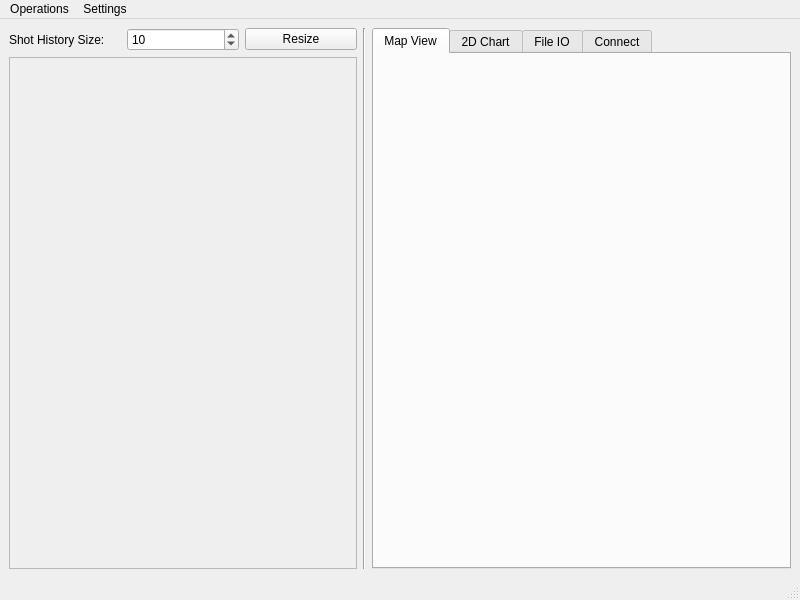
<?xml version="1.0" encoding="UTF-8"?>
<ui version="4.0">
 <class>MainWindow</class>
 <widget class="QMainWindow" name="MainWindow">
  <property name="geometry">
   <rect>
    <x>0</x>
    <y>0</y>
    <width>800</width>
    <height>600</height>
   </rect>
  </property>
  <property name="windowTitle">
   <string>MainWindow</string>
  </property>
  <widget class="QWidget" name="centralwidget">
   <layout class="QGridLayout" name="gridLayout">
    <item row="0" column="1">
     <layout class="QHBoxLayout" name="horizontalLayout">
      <item>
       <layout class="QVBoxLayout" name="shotHistoryLayout">
        <item>
         <layout class="QHBoxLayout" name="horizontalLayout_3">
          <item>
           <widget class="QLabel" name="label">
            <property name="text">
             <string>Shot History Size: </string>
            </property>
           </widget>
          </item>
          <item>
           <widget class="QSpinBox" name="spinBox">
            <property name="minimum">
             <number>1</number>
            </property>
            <property name="value">
             <number>10</number>
            </property>
           </widget>
          </item>
          <item>
           <widget class="QPushButton" name="resizeButton">
            <property name="text">
             <string>Resize</string>
            </property>
           </widget>
          </item>
         </layout>
        </item>
        <item>
         <widget class="QScrollArea" name="scrollArea">
          <property name="widgetResizable">
           <bool>true</bool>
          </property>
          <widget class="QWidget" name="scrollAreaWidgetContents_2">
           <property name="geometry">
            <rect>
             <x>0</x>
             <y>0</y>
             <width>360</width>
             <height>502</height>
            </rect>
           </property>
           <layout class="QGridLayout" name="gridLayout_3">
            <item row="0" column="0">
             <layout class="QVBoxLayout" name="verticalLayout">
              <item>
               <spacer name="verticalSpacer">
                <property name="orientation">
                 <enum>Qt::Vertical</enum>
                </property>
                <property name="sizeHint" stdset="0">
                 <size>
                  <width>20</width>
                  <height>40</height>
                 </size>
                </property>
               </spacer>
              </item>
             </layout>
            </item>
           </layout>
          </widget>
         </widget>
        </item>
       </layout>
      </item>
      <item>
       <widget class="Line" name="line">
        <property name="lineWidth">
         <number>1</number>
        </property>
        <property name="orientation">
         <enum>Qt::Vertical</enum>
        </property>
       </widget>
      </item>
      <item>
       <widget class="QTabWidget" name="tabWidget">
        <property name="cursor">
         <cursorShape>ArrowCursor</cursorShape>
        </property>
        <property name="currentIndex">
         <number>0</number>
        </property>
        <widget class="QWidget" name="tab">
         <attribute name="title">
          <string>Map View</string>
         </attribute>
         <layout class="QGridLayout" name="gridLayout_2">
          <item row="0" column="0">
           <widget class="QLabel" name="MapImage">
            <property name="text">
             <string/>
            </property>
            <property name="alignment">
             <set>Qt::AlignCenter</set>
            </property>
           </widget>
          </item>
         </layout>
        </widget>
        <widget class="QWidget" name="tab_2">
         <attribute name="title">
          <string>2D Chart</string>
         </attribute>
         <layout class="QGridLayout" name="gridLayout_6">
          <item row="0" column="0">
           <widget class="QScrollArea" name="scrollArea_2">
            <property name="widgetResizable">
             <bool>true</bool>
            </property>
            <widget class="QWidget" name="scrollAreaWidgetContents">
             <property name="geometry">
              <rect>
               <x>0</x>
               <y>0</y>
               <width>377</width>
               <height>490</height>
              </rect>
             </property>
             <layout class="QGridLayout" name="gridLayout_7">
              <item row="0" column="0">
               <layout class="QGridLayout" name="gridLayout_5"/>
              </item>
             </layout>
            </widget>
           </widget>
          </item>
         </layout>
        </widget>
        <widget class="QWidget" name="tab_3">
         <attribute name="title">
          <string>File IO</string>
         </attribute>
         <layout class="QVBoxLayout" name="verticalLayout_3">
          <item>
           <spacer name="verticalSpacer_2">
            <property name="orientation">
             <enum>Qt::Vertical</enum>
            </property>
            <property name="sizeHint" stdset="0">
             <size>
              <width>20</width>
              <height>195</height>
             </size>
            </property>
           </spacer>
          </item>
          <item>
           <layout class="QHBoxLayout" name="horizontalLayout_7">
            <item>
             <spacer name="horizontalSpacer_3">
              <property name="orientation">
               <enum>Qt::Horizontal</enum>
              </property>
              <property name="sizeHint" stdset="0">
               <size>
                <width>40</width>
                <height>20</height>
               </size>
              </property>
             </spacer>
            </item>
            <item>
             <widget class="QPushButton" name="importButton">
              <property name="text">
               <string>Import File</string>
              </property>
             </widget>
            </item>
            <item>
             <spacer name="horizontalSpacer_4">
              <property name="orientation">
               <enum>Qt::Horizontal</enum>
              </property>
              <property name="sizeHint" stdset="0">
               <size>
                <width>40</width>
                <height>20</height>
               </size>
              </property>
             </spacer>
            </item>
           </layout>
          </item>
          <item>
           <spacer name="verticalSpacer_4">
            <property name="orientation">
             <enum>Qt::Vertical</enum>
            </property>
            <property name="sizeHint" stdset="0">
             <size>
              <width>20</width>
              <height>40</height>
             </size>
            </property>
           </spacer>
          </item>
          <item>
           <layout class="QHBoxLayout" name="horizontalLayout_6">
            <item>
             <spacer name="horizontalSpacer_2">
              <property name="orientation">
               <enum>Qt::Horizontal</enum>
              </property>
              <property name="sizeHint" stdset="0">
               <size>
                <width>40</width>
                <height>20</height>
               </size>
              </property>
             </spacer>
            </item>
            <item>
             <layout class="QVBoxLayout" name="verticalLayout_2">
              <item>
               <layout class="QHBoxLayout" name="horizontalLayout_4">
                <item>
                 <widget class="QLabel" name="label_2">
                  <property name="text">
                   <string>Save File Name:</string>
                  </property>
                 </widget>
                </item>
                <item>
                 <widget class="QLineEdit" name="lineEdit_2"/>
                </item>
                <item>
                 <widget class="QLabel" name="label_4">
                  <property name="text">
                   <string>Or</string>
                  </property>
                 </widget>
                </item>
                <item>
                 <widget class="QPushButton" name="appendButton">
                  <property name="text">
                   <string>Append To File</string>
                  </property>
                 </widget>
                </item>
               </layout>
              </item>
              <item>
               <layout class="QHBoxLayout" name="horizontalLayout_5">
                <item>
                 <widget class="QCheckBox" name="checkBox_2">
                  <property name="text">
                   <string>Save Queue</string>
                  </property>
                 </widget>
                </item>
                <item>
                 <widget class="QCheckBox" name="checkBox">
                  <property name="text">
                   <string>Save Input Stream</string>
                  </property>
                 </widget>
                </item>
                <item>
                 <widget class="QCheckBox" name="checkBox_3">
                  <property name="text">
                   <string>Both</string>
                  </property>
                 </widget>
                </item>
               </layout>
              </item>
              <item>
               <widget class="QPushButton" name="pushButton">
                <property name="text">
                 <string>Activate Save</string>
                </property>
               </widget>
              </item>
             </layout>
            </item>
            <item>
             <spacer name="horizontalSpacer">
              <property name="orientation">
               <enum>Qt::Horizontal</enum>
              </property>
              <property name="sizeHint" stdset="0">
               <size>
                <width>40</width>
                <height>20</height>
               </size>
              </property>
             </spacer>
            </item>
           </layout>
          </item>
          <item>
           <spacer name="verticalSpacer_3">
            <property name="orientation">
             <enum>Qt::Vertical</enum>
            </property>
            <property name="sizeHint" stdset="0">
             <size>
              <width>20</width>
              <height>195</height>
             </size>
            </property>
           </spacer>
          </item>
         </layout>
        </widget>
        <widget class="QWidget" name="tab_4">
         <attribute name="title">
          <string>Connect</string>
         </attribute>
         <layout class="QVBoxLayout" name="verticalLayout_4">
          <item>
           <layout class="QHBoxLayout" name="horizontalLayout_2">
            <item>
             <widget class="QPushButton" name="pushButton_2">
              <property name="text">
               <string>Connect</string>
              </property>
             </widget>
            </item>
            <item>
             <widget class="QLabel" name="label_3">
              <property name="text">
               <string>Discord Token:</string>
              </property>
             </widget>
            </item>
            <item>
             <widget class="QLineEdit" name="lineEdit_3">
              <property name="text">
               <string/>
              </property>
              <property name="echoMode">
               <enum>QLineEdit::Password</enum>
              </property>
             </widget>
            </item>
           </layout>
          </item>
          <item>
           <widget class="QTextEdit" name="textEdit">
            <property name="readOnly">
             <bool>true</bool>
            </property>
           </widget>
          </item>
         </layout>
        </widget>
       </widget>
      </item>
     </layout>
    </item>
   </layout>
  </widget>
  <widget class="QMenuBar" name="menubar">
   <property name="geometry">
    <rect>
     <x>0</x>
     <y>0</y>
     <width>800</width>
     <height>21</height>
    </rect>
   </property>
   <widget class="QMenu" name="menuOperation">
    <property name="title">
     <string>Operations</string>
    </property>
    <widget class="QMenu" name="menuUpdate_Turret_Location">
     <property name="title">
      <string>Update Turret Location</string>
     </property>
     <addaction name="actionAutomatically"/>
     <addaction name="actionManually"/>
    </widget>
    <widget class="QMenu" name="menuUpdate_Marker_Location">
     <property name="title">
      <string>Update Marker Location</string>
     </property>
     <addaction name="actionAutomatically_2"/>
     <addaction name="actionManually_2"/>
    </widget>
    <widget class="QMenu" name="menuGet_Satellite_Count">
     <property name="title">
      <string>Get Satellite Count</string>
     </property>
     <addaction name="actionMarker"/>
     <addaction name="actionTurret"/>
    </widget>
    <addaction name="menuUpdate_Turret_Location"/>
    <addaction name="menuUpdate_Marker_Location"/>
    <addaction name="menuGet_Satellite_Count"/>
    <addaction name="actionFire_At_Selected_Shot"/>
    <addaction name="actionReset_AMRCC"/>
   </widget>
   <widget class="QMenu" name="menuSettings">
    <property name="title">
     <string>Settings</string>
    </property>
    <addaction name="actionMap"/>
    <addaction name="action2D_Chart"/>
   </widget>
   <addaction name="menuOperation"/>
   <addaction name="menuSettings"/>
  </widget>
  <widget class="QStatusBar" name="statusbar"/>
  <action name="actionFire">
   <property name="text">
    <string>Fire At Selected Shot</string>
   </property>
  </action>
  <action name="actionPoint_Turret_At_Marker">
   <property name="text">
    <string>Point Turret At Marker</string>
   </property>
  </action>
  <action name="actionCancel_Operation">
   <property name="text">
    <string>Cancel Operation</string>
   </property>
  </action>
  <action name="actionMap">
   <property name="text">
    <string>Map</string>
   </property>
  </action>
  <action name="action2D_Chart">
   <property name="text">
    <string>2D Chart</string>
   </property>
  </action>
  <action name="actionAdd_Custom_Marker_Location">
   <property name="text">
    <string>Add Custom Marker Location</string>
   </property>
  </action>
  <action name="actionGenerate_Target">
   <property name="text">
    <string>Generate Target</string>
   </property>
  </action>
  <action name="actionsend_text">
   <property name="text">
    <string>send text</string>
   </property>
  </action>
  <action name="actionFire_At_Selected_Shot">
   <property name="text">
    <string>Fire At Selected Shot</string>
   </property>
  </action>
  <action name="actionAutomatically">
   <property name="text">
    <string>Automatically</string>
   </property>
  </action>
  <action name="actionManually">
   <property name="text">
    <string>Manually</string>
   </property>
  </action>
  <action name="actionAutomatically_2">
   <property name="text">
    <string>Automatically</string>
   </property>
  </action>
  <action name="actionManually_2">
   <property name="text">
    <string>Manually</string>
   </property>
  </action>
  <action name="actionMarker">
   <property name="text">
    <string>Marker</string>
   </property>
  </action>
  <action name="actionTurret">
   <property name="text">
    <string>Turret</string>
   </property>
  </action>
  <action name="actionReset_AMRCC">
   <property name="text">
    <string>Reset AMRCC</string>
   </property>
  </action>
 </widget>
 <resources/>
 <connections/>
</ui>
